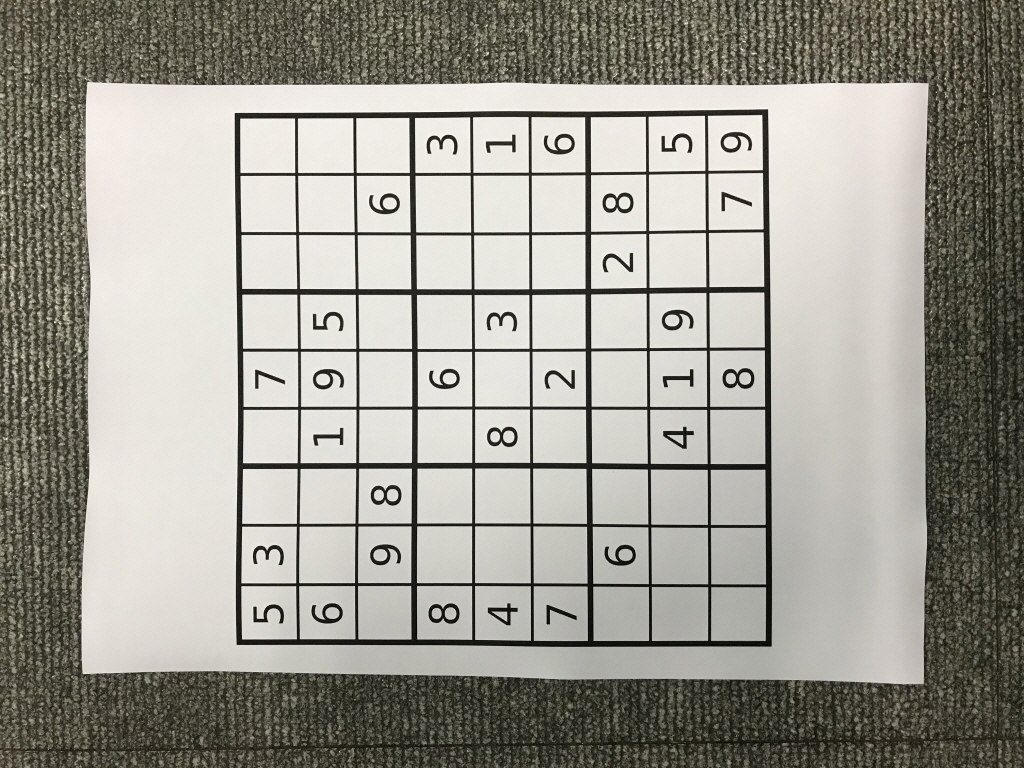
#> input picture chap1.4.6~1.4.9/dave.jpg, 1024 x 768 px, found by its file name
$ jupyter execute --allow-errors Tutorial5.ipynb
#> lines starting #> are read from the running program, lines starting #| are printed output that depends on the picture; after the words box and inside, x2 and y2 are one past the last pixel; in counts of white or black regions, pixels touching at a corner belong together
[cell 1]
import cv2
import numpy as np
from matplotlib import pyplot as plt

img = cv2.imread('gradient.png',0)
ret,thresh1 = cv2.threshold(img,127,255,cv2.THRESH_BINARY)
ret,thresh2 = cv2.threshold(img,127,255,cv2.THRESH_BINARY_INV)
ret,thresh3 = cv2.threshold(img,127,255,cv2.THRESH_TRUNC)
ret,thresh4 = cv2.threshold(img,127,255,cv2.THRESH_TOZERO)
ret,thresh5 = cv2.threshold(img,127,255,cv2.THRESH_TOZERO_INV)

titles = ['Original Image','BINARY','BINARY_INV','TRUNC','TOZERO','TOZERO_INV']
images = [img, thresh1, thresh2, thresh3, thresh4, thresh5]

#> (the rest of this cell did not finish here and is left out)

[cell 2]
import cv2
import numpy as np
from matplotlib import pyplot as plt

img = cv2.imread('dave.jpg',0)
#> img: shape (768, 1024); min 3, max 252, mean 154.7
img = cv2.medianBlur(img,5)
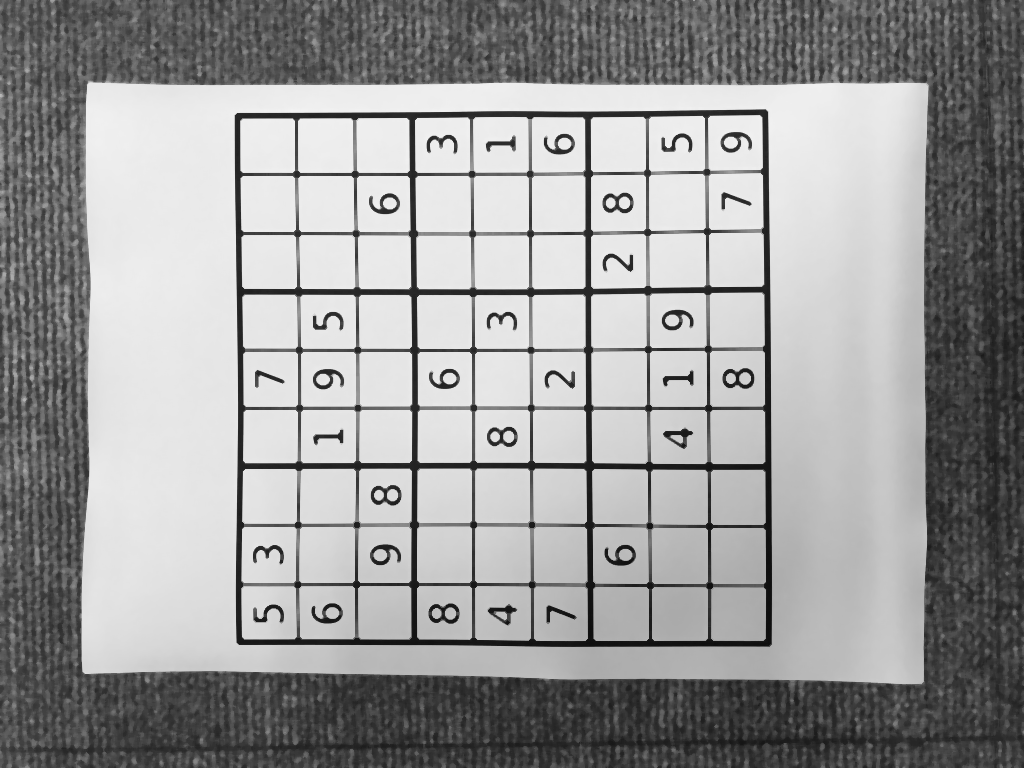
#> img: shape (768, 1024); min 12, max 242, mean 154.5

ret,th1 = cv2.threshold(img,127,255,cv2.THRESH_BINARY)
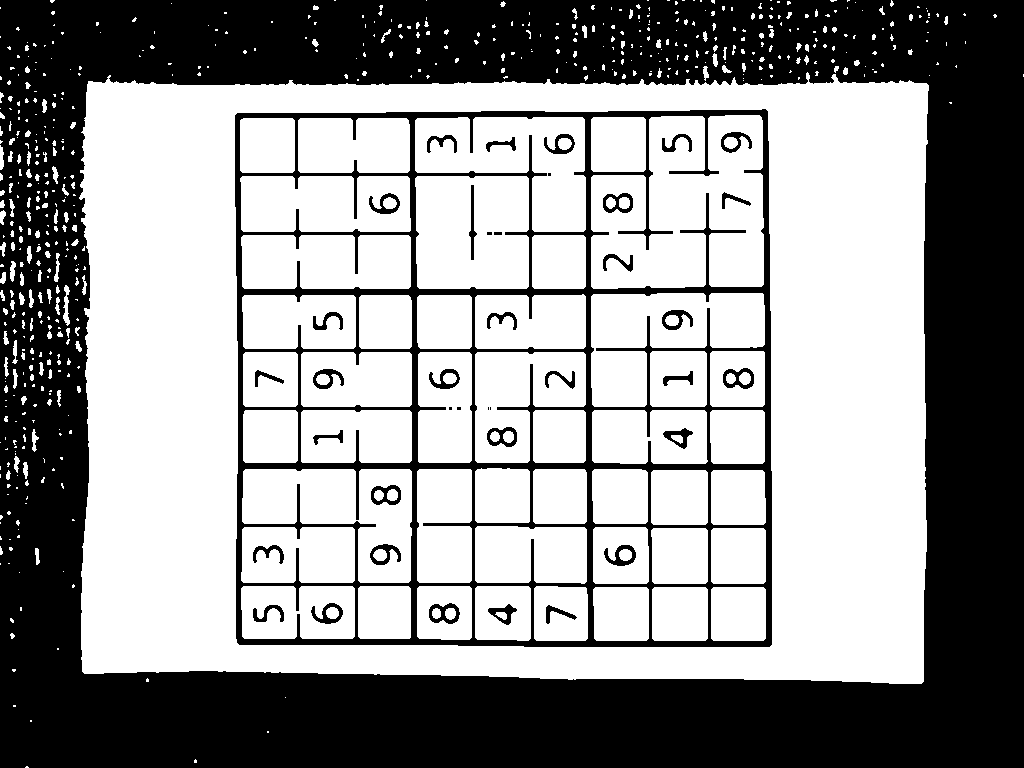
#> th1: shape (768, 1024); 58.3% white; 40 black regions (6 under 20 px), largest, box (x1, y1, x2, y2) and area: (0, 0, 1024, 768) 279951, (235, 109, 772, 647) 40694, (429, 603, 460, 624) 323
th2 = cv2.adaptiveThreshold(img,255,cv2.ADAPTIVE_THRESH_MEAN_C,\
cv2.THRESH_BINARY,11,2)
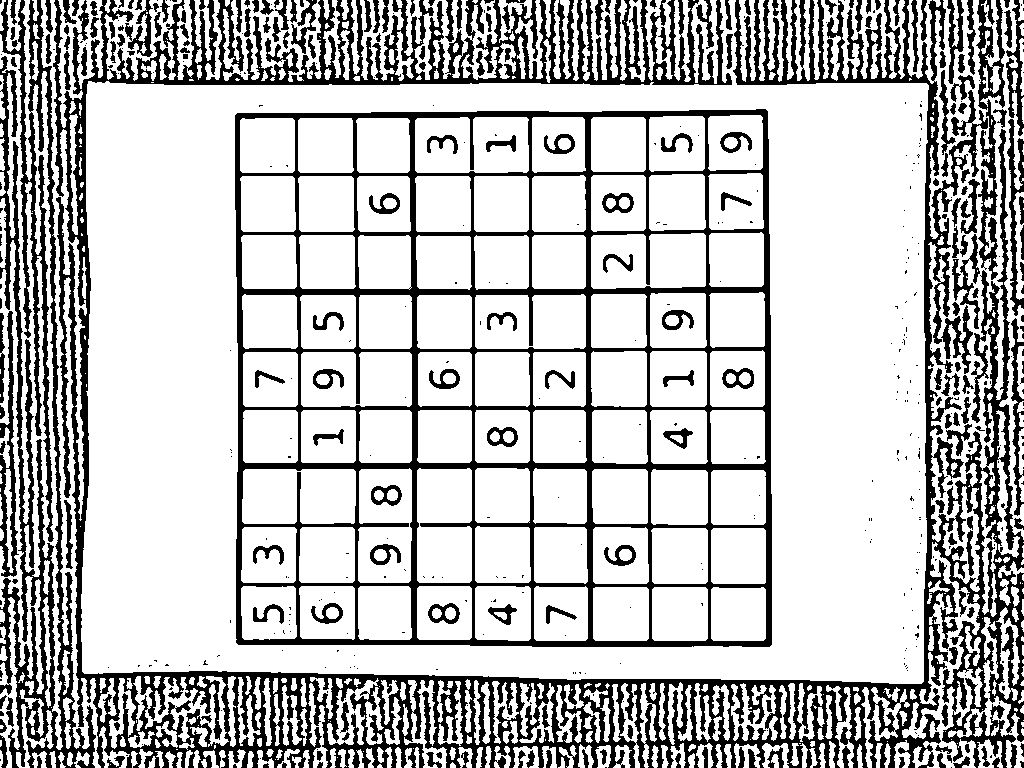
#> th2: shape (768, 1024); 74.5% white; 530 black regions (314 under 20 px), largest, box (x1, y1, x2, y2) and area: (53, 0, 1024, 768) 100180, (235, 109, 772, 647) 44336, (0, 0, 96, 768) 20660
th3 = cv2.adaptiveThreshold(img,255,cv2.ADAPTIVE_THRESH_GAUSSIAN_C,\
cv2.THRESH_BINARY,11,2)
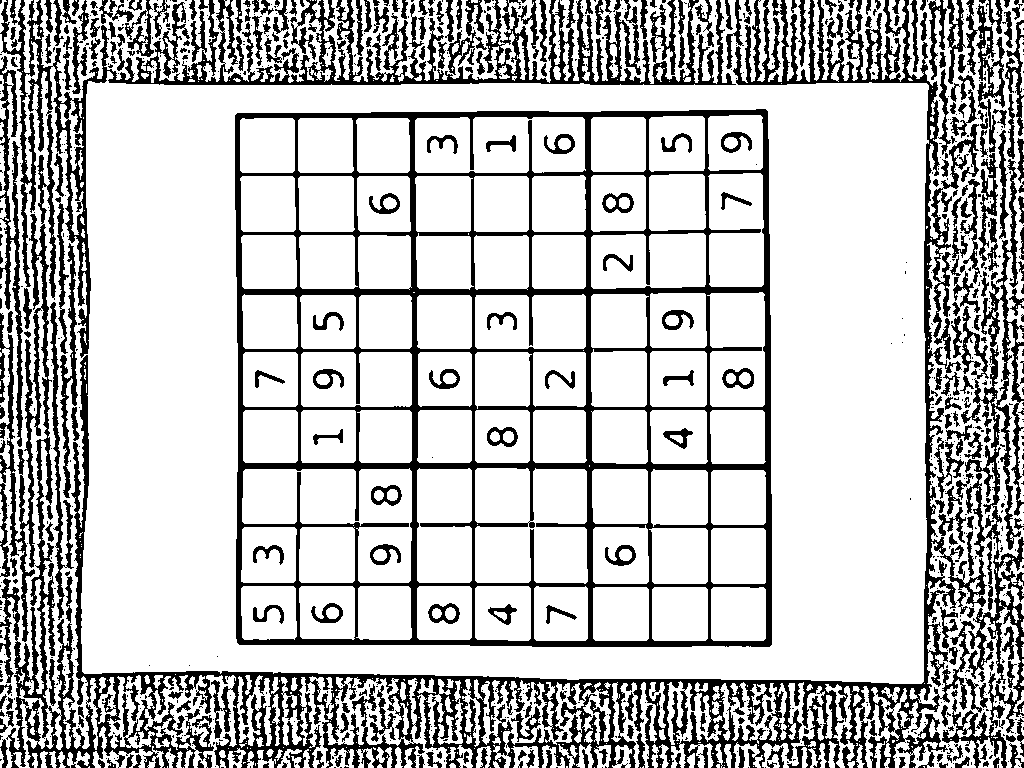
#> th3: shape (768, 1024); 75.7% white; 883 black regions (564 under 20 px), largest, box (x1, y1, x2, y2) and area: (0, 0, 987, 768) 88886, (235, 109, 772, 647) 43658, (942, 159, 1024, 768) 9710

titles = ['Original Image', 'Global Thresholding (v = 127)',
'Adaptive Mean Thresholding', 'Adaptive Gaussian Thresholding']
images = [img, th1, th2, th3]

for i in xrange(4):
    plt.subplot(2,2,i+1),plt.imshow(images[i],'gray')
    plt.title(titles[i])
    plt.xticks([]),plt.yticks([])
plt.show()

[cell 3]
import cv2
import numpy as np
from matplotlib import pyplot as plt

img = cv2.imread('noisy2.png',0)
# global thresholding
ret1,th1 = cv2.threshold(img,127,255,cv2.THRESH_BINARY)
# Otsu's thresholding
ret2,th2 = cv2.threshold(img,0,255,cv2.THRESH_BINARY+cv2.THRESH_OTSU)
#> ret2 = 0
# Otsu's thresholding after Gaussian filtering
#> (the rest of this cell did not finish here and is left out)

$ run again, with chap1.4.6~1.4.9/IMG.jpg copied over chap1.4.6~1.4.9/dave.jpg
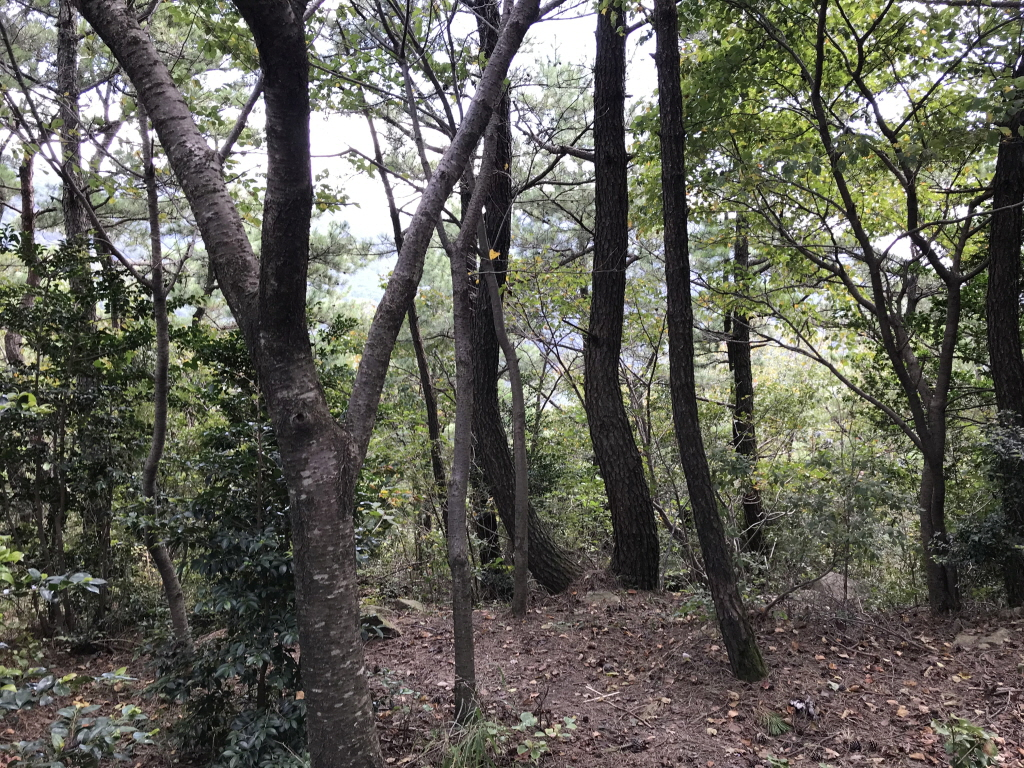
#> input picture chap1.4.6~1.4.9/IMG.jpg, 1024 x 768 px, found by its file name
#> `ret,th1 = cv2.threshold(img,127,255,cv2.THRESH_BINARY)`:
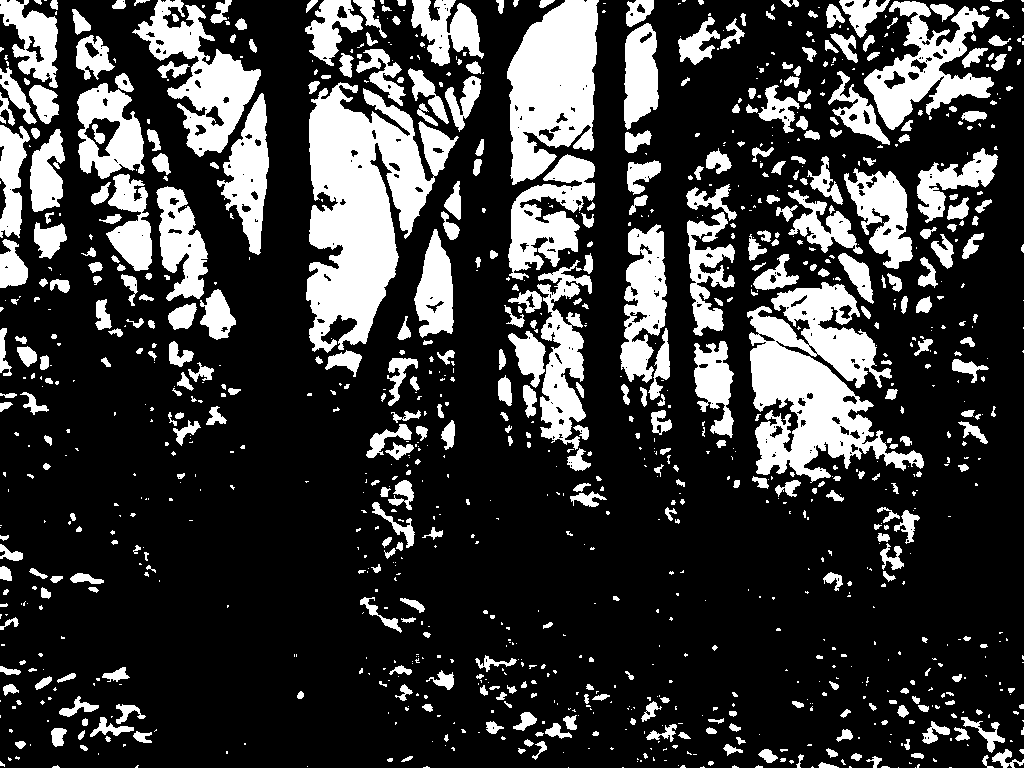
#> th1: shape (768, 1024); 23.4% white; 1088 white regions (638 under 20 px), largest, box (x1, y1, x2, y2) and area: (306, 82, 459, 353) 21446, (747, 282, 924, 483) 17239, (507, 0, 599, 185) 11771
#> th2: shape (768, 1024); 52.4% white; 1998 black regions (1237 under 20 px), largest, box (x1, y1, x2, y2) and area: (264, 0, 1024, 694) 145571, (0, 0, 295, 768) 71772, (230, 592, 402, 768) 7810
#> `th3 = cv2.adaptiveThreshold(img,255,cv2.ADAPTIVE_THRESH_GAUSSIAN_C,\ c..`:
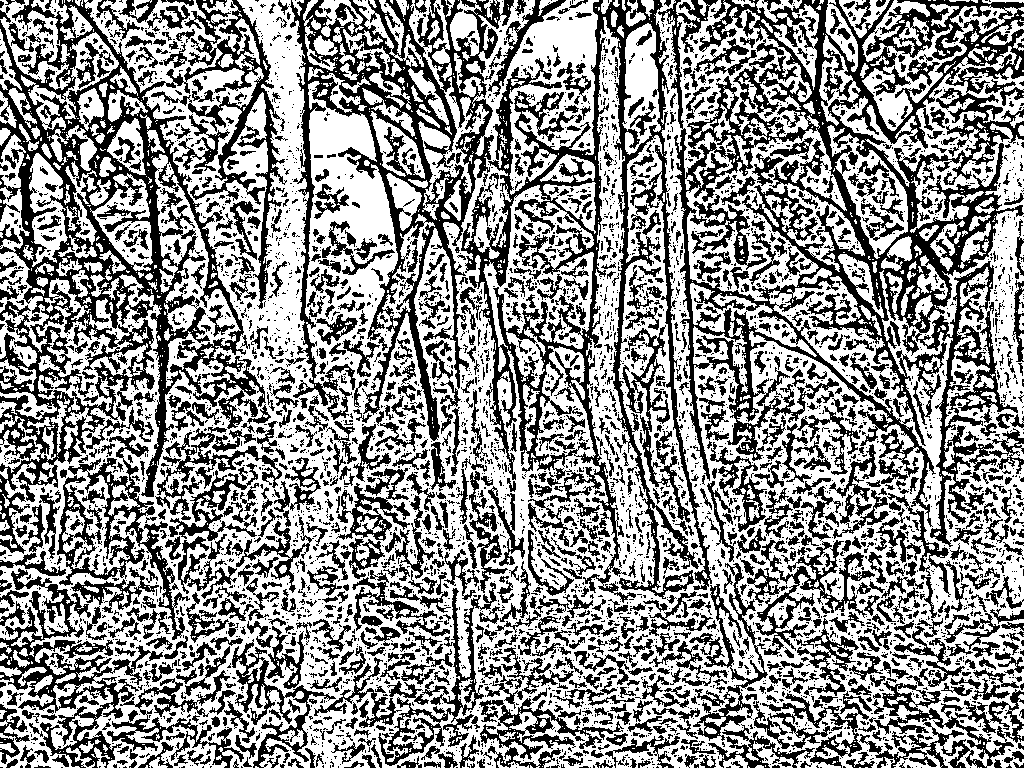
#> th3: shape (768, 1024); 57.2% white; 4869 black regions (3631 under 20 px), largest, box (x1, y1, x2, y2) and area: (658, 0, 1024, 547) 54366, (0, 0, 287, 554) 44139, (461, 0, 712, 603) 28263
#> ret2 = 0
